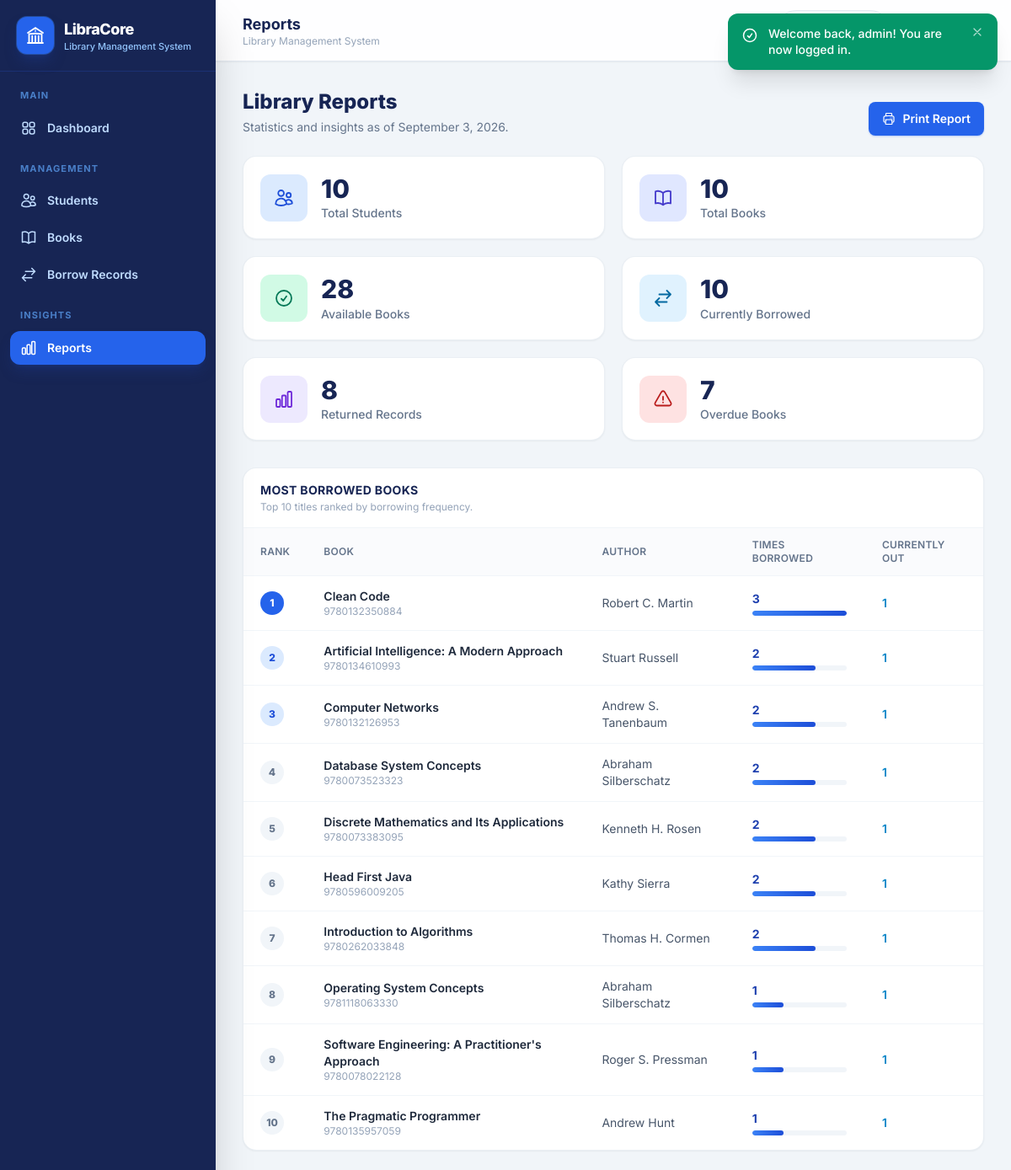
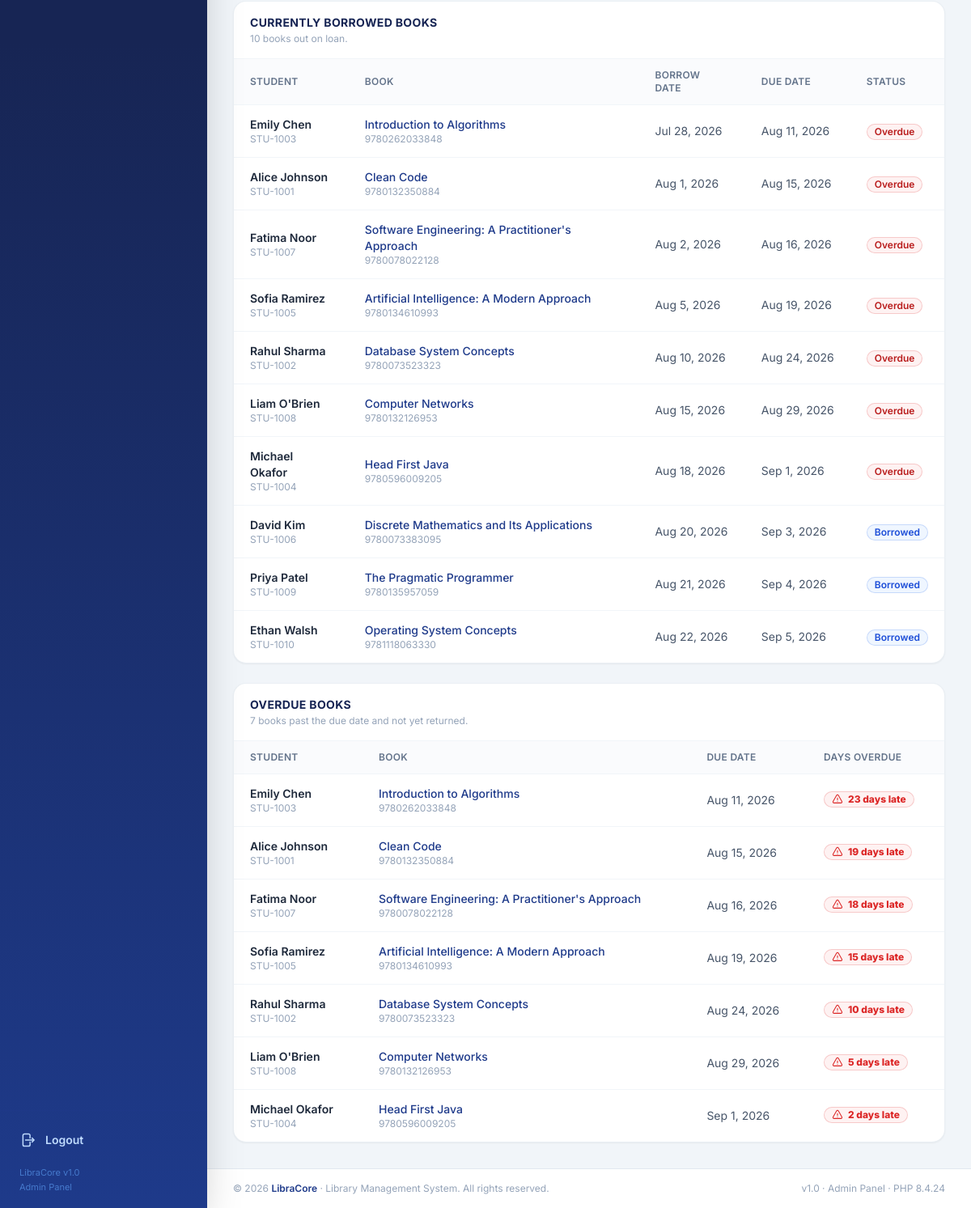
The page /reports/index.php (signed in) on the database its author committed (2 pictures, top to bottom).
### tables this page shows
CREATE TABLE `books` (
  `id`                 INT UNSIGNED     NOT NULL AUTO_INCREMENT,
  `isbn`               VARCHAR(20)      NOT NULL,
  `title`              VARCHAR(200)     NOT NULL,
  `author`             VARCHAR(150)     NOT NULL,
  `category`           VARCHAR(80)      NOT NULL,
  `publisher`          VARCHAR(120)              DEFAULT NULL,
  `publication_year`   SMALLINT UNSIGNED         DEFAULT NULL,
  `quantity`           INT UNSIGNED     NOT NULL DEFAULT 1,
  `available_quantity` INT UNSIGNED     NOT NULL DEFAULT 1,
  `shelf_location`     VARCHAR(30)      NOT NULL,
  `created_at`         TIMESTAMP        NOT NULL DEFAULT CURRENT_TIMESTAMP,
  `updated_at`         TIMESTAMP        NOT NULL DEFAULT CURRENT_TIMESTAMP ON UPDATE CURRENT_TIMESTAMP,
  PRIMARY KEY (`id`),
  UNIQUE KEY `uq_books_isbn` (`isbn`),
  KEY `idx_books_title` (`title`),
  KEY `idx_books_category` (`category`),
  CONSTRAINT `chk_books_available_range` CHECK (`available_quantity` <= `quantity`)
);

CREATE TABLE `borrow_records` (
  `id`          INT UNSIGNED                    NOT NULL AUTO_INCREMENT,
  `student_id`  INT UNSIGNED                    NOT NULL,
  `book_id`     INT UNSIGNED                    NOT NULL,
  `borrow_date` DATE                            NOT NULL,
  `due_date`    DATE                            NOT NULL,
  `return_date` DATE                                     DEFAULT NULL,
  `status`      ENUM('Borrowed','Returned')     NOT NULL DEFAULT 'Borrowed',
  `remarks`     VARCHAR(255)                             DEFAULT NULL,
  `created_at`  TIMESTAMP                       NOT NULL DEFAULT CURRENT_TIMESTAMP,
  PRIMARY KEY (`id`),
  KEY `idx_br_student` (`student_id`),
  KEY `idx_br_book` (`book_id`),
  KEY `idx_br_status` (`status`),
  KEY `idx_br_due_date` (`due_date`),
  KEY `idx_br_return_date` (`return_date`),
  CONSTRAINT `fk_br_student` FOREIGN KEY (`student_id`) REFERENCES `students` (`id`)
      ON DELETE CASCADE ON UPDATE CASCADE,
  CONSTRAINT `fk_br_book` FOREIGN KEY (`book_id`) REFERENCES `books` (`id`)
      ON DELETE CASCADE ON UPDATE CASCADE
);

CREATE TABLE `students` (
  `id`         INT UNSIGNED     NOT NULL AUTO_INCREMENT,
  `student_id` VARCHAR(30)      NOT NULL,
  `name`       VARCHAR(100)     NOT NULL,
  `email`      VARCHAR(120)     NOT NULL,
  `phone`      VARCHAR(25)      NOT NULL,
  `address`    VARCHAR(255)     NOT NULL,
  `department` VARCHAR(100)     NOT NULL,
  `year`       TINYINT UNSIGNED NOT NULL DEFAULT 1,
  `created_at` TIMESTAMP        NOT NULL DEFAULT CURRENT_TIMESTAMP,
  `updated_at` TIMESTAMP        NOT NULL DEFAULT CURRENT_TIMESTAMP ON UPDATE CURRENT_TIMESTAMP,
  PRIMARY KEY (`id`),
  UNIQUE KEY `uq_students_student_id` (`student_id`),
  KEY `idx_students_name` (`name`),
  KEY `idx_students_department` (`department`)
);

### reports/index.php (the view, shortened to what the rows shown need)
<?php
require_once __DIR__ . '/../includes/auth_check.php';
$mostBorrowed = $pdo->query("
    SELECT b.id, b.isbn, b.title, b.author, COUNT(br.id) AS times_borrowed,
           SUM(br.return_date IS NULL) AS currently_out
    FROM books b
    JOIN borrow_records br ON br.book_id = b.id
    GROUP BY b.id, b.isbn, b.title, b.author
    ORDER BY times_borrowed DESC, b.title ASC
    LIMIT 10
")->fetchAll();
$currentBorrows = $pdo->query("
    SELECT br.borrow_date, br.due_date,
           s.student_id, s.name AS student_name,
           b.title AS book_title, b.isbn,
           CASE WHEN br.due_date < CURDATE() THEN 'Overdue' ELSE 'Borrowed' END AS calc_status
    FROM borrow_records br
    JOIN students s ON s.id = br.student_id
    JOIN books b ON b.id = br.book_id
    WHERE br.return_date IS NULL
    ORDER BY br.due_date ASC
")->fetchAll();
$overdueBooks = $pdo->query("
    SELECT br.due_date,
           s.student_id, s.name AS student_name,
           b.title AS book_title, b.isbn,
           DATEDIFF(CURDATE(), br.due_date) AS days_overdue
    FROM borrow_records br
    JOIN students s ON s.id = br.student_id
    JOIN books b ON b.id = br.book_id
    WHERE br.return_date IS NULL AND br.due_date < CURDATE()
    ORDER BY days_overdue DESC
")->fetchAll();
$maxBorrowedCount = 0;
foreach ($mostBorrowed as $row) {
    $maxBorrowedCount = max($maxBorrowedCount, (int)$row['times_borrowed']);
}
include __DIR__ . '/../includes/header.php';
?>
<div class="mb-6 flex flex-col gap-4 sm:flex-row sm:items-end sm:justify-between">
    <div>
        <h2 class="text-xl font-extrabold text-blue-950 sm:text-2xl">Library Reports</h2>
    </div>
</div>
<div class="mt-8 space-y-6">
    <section class="overflow-hidden rounded-2xl border border-slate-200/70 bg-white shadow-sm">
        <div class="overflow-x-auto">
            <table class="w-full min-w-[760px] text-left text-sm">
                <thead>
                    <tr class="border-b border-slate-100 bg-slate-50/70 text-xs uppercase tracking-wide text-slate-500">
                        <th class="px-5 py-3 font-semibold">Rank</th>
                        <th class="px-5 py-3 font-semibold">Book</th>
                        <th class="px-5 py-3 font-semibold">Author</th>
                        <th class="px-5 py-3 font-semibold">Times Borrowed</th>
                        <th class="px-5 py-3 font-semibold">Currently Out</th>
                    </tr>
                </thead>
                <tbody class="divide-y divide-slate-100">
                    <?php if (!$mostBorrowed): ?>
                        <tr><td colspan="5" class="px-5 py-12 text-center text-sm text-slate-400">No borrow data available yet.</td></tr>
                    <?php else: ?>
                        <?php foreach ($mostBorrowed as $i => $b): ?>
                            <tr class="transition hover:bg-blue-50/40">
                                <td class="px-5 py-3.5">
                                    <span class="inline-flex h-7 w-7 items-center justify-center rounded-full text-xs font-extrabold <?= $i === 0 ? 'bg-blue-600 text-white' : ($i < 3 ? 'bg-blue-100 text-blue-700' : 'bg-slate-100 text-slate-500') ?>">
                                        <?= $i + 1 ?>
                                    </span>
                                </td>
                                <td class="px-5 py-3.5">
                                    <p class="font-semibold text-slate-800"><?= e($b['title']) ?></p>
                                    <p class="text-xs text-slate-400"><?= e($b['isbn']) ?></p>
                                </td>
                                <td class="px-5 py-3.5 text-slate-600"><?= e($b['author']) ?></td>
                                <td class="px-5 py-3.5">
                                    <p class="font-bold text-blue-800"><?= (int)$b['times_borrowed'] ?></p>
                                    <div class="mt-1 h-1.5 w-28 overflow-hidden rounded-full bg-slate-100">
                                        <div class="h-full rounded-full bg-gradient-to-r from-blue-500 to-blue-700"
                                             style="width: <?= $maxBorrowedCount > 0 ? round(((int)$b['times_borrowed'] / $maxBorrowedCount) * 100) : 0 ?>%"></div>
                                    </div>
                                </td>
                                <td class="px-5 py-3.5">
                                    <?= (int)$b['currently_out'] > 0
                                        ? '<span class="font-semibold text-sky-600">' . (int)$b['currently_out'] . '</span>'
                                        : '<span class="text-slate-400">0</span>' ?>
                                </td>
                            </tr>
                        <?php endforeach; ?>
                    <?php endif; ?>
                </tbody>
            </table>
        </div>
    </section>
    <section class="overflow-hidden rounded-2xl border border-slate-200/70 bg-white shadow-sm">
        <div class="overflow-x-auto">
            <table class="w-full min-w-[760px] text-left text-sm">
                <thead>
                    <tr class="border-b border-slate-100 bg-slate-50/70 text-xs uppercase tracking-wide text-slate-500">
                        <th class="px-5 py-3 font-semibold">Student</th>
                        <th class="px-5 py-3 font-semibold">Book</th>
                        <th class="px-5 py-3 font-semibold">Borrow Date</th>
                        <th class="px-5 py-3 font-semibold">Due Date</th>
                        <th class="px-5 py-3 font-semibold">Status</th>
                    </tr>
                </thead>
                <tbody class="divide-y divide-slate-100">
                    <?php if (!$currentBorrows): ?>
                        <tr><td colspan="5" class="px-5 py-12 text-center text-sm text-slate-400">No books are currently borrowed.</td></tr>
                    <?php else: ?>
                        <?php foreach ($currentBorrows as $r): ?>
                            <tr class="transition hover:bg-blue-50/40">
                                <td class="px-5 py-3.5">
                                    <p class="font-semibold text-slate-800"><?= e($r['student_name']) ?></p>
                                    <p class="text-xs text-slate-400"><?= e($r['student_id']) ?></p>
                                </td>
                                <td class="px-5 py-3.5">
                                    <p class="font-medium text-blue-900"><?= e($r['book_title']) ?></p>
                                    <p class="text-xs text-slate-400"><?= e($r['isbn']) ?></p>
                                </td>
                                <td class="whitespace-nowrap px-5 py-3.5 text-slate-600"><?= e(date('M j, Y', strtotime($r['borrow_date']))) ?></td>
                                <td class="whitespace-nowrap px-5 py-3.5 text-slate-600"><?= e(date('M j, Y', strtotime($r['due_date']))) ?></td>
                                <td class="px-5 py-3.5"><?= status_badge_html($r['calc_status']) ?></td>
                            </tr>
                        <?php endforeach; ?>
                    <?php endif; ?>
                </tbody>
            </table>
        </div>
    </section>
    <section class="overflow-hidden rounded-2xl border border-slate-200/70 bg-white shadow-sm">
        <div class="overflow-x-auto">
            <table class="w-full min-w-[720px] text-left text-sm">
                <thead>
                    <tr class="border-b border-slate-100 bg-slate-50/70 text-xs uppercase tracking-wide text-slate-500">
                        <th class="px-5 py-3 font-semibold">Student</th>
                        <th class="px-5 py-3 font-semibold">Book</th>
                        <th class="px-5 py-3 font-semibold">Due Date</th>
                        <th class="px-5 py-3 font-semibold">Days Overdue</th>
                    </tr>
                </thead>
                <tbody class="divide-y divide-slate-100">
                    <?php if (!$overdueBooks): ?>
                        <tr><td colspan="4" class="px-5 py-12 text-center text-sm text-slate-400">Great news - there are no overdue books right now!</td></tr>
                    <?php else: ?>
                        <?php foreach ($overdueBooks as $o): ?>
                            <tr class="transition hover:bg-red-50/40">
                                <td class="px-5 py-3.5">
                                    <p class="font-semibold text-slate-800"><?= e($o['student_name']) ?></p>
                                    <p class="text-xs text-slate-400"><?= e($o['student_id']) ?></p>
                                </td>
                                <td class="px-5 py-3.5">
                                    <p class="font-medium text-blue-900"><?= e($o['book_title']) ?></p>
                                    <p class="text-xs text-slate-400"><?= e($o['isbn']) ?></p>
                                </td>
                                <td class="whitespace-nowrap px-5 py-3.5 text-slate-600"><?= e(date('M j, Y', strtotime($o['due_date']))) ?></td>
                                <td class="px-5 py-3.5">
                                    <span class="inline-flex items-center gap-1.5 rounded-full bg-red-50 px-2.5 py-0.5 text-xs font-extrabold text-red-600 ring-1 ring-inset ring-red-600/20">
                                        <?= icon('warn', 'h-3.5 w-3.5') ?> <?= (int)$o['days_overdue'] ?> day<?= (int)$o['days_overdue'] === 1 ? '' : 's' ?> late
                                    </span>
                                </td>
                            </tr>
                        <?php endforeach; ?>
                    <?php endif; ?>
                </tbody>
            </table>
        </div>
    </section>
</div>
<?php include __DIR__ . '/../includes/footer.php'; ?>

### includes/functions.php (shortened to what the rows shown need)
<?php
function e($value): string
{
    return htmlspecialchars((string)$value, ENT_QUOTES, 'UTF-8');
}
function icon(string $name, string $class = 'h-5 w-5'): string
{
    $d = $paths[$name] ?? $paths['info'];
    return '<svg xmlns="http://www.w3.org/2000/svg" fill="none" viewBox="0 0 24 24" stroke-width="1.8" stroke="currentColor" class="' . e($class) . '" aria-hidden="true"><path stroke-linecap="round" stroke-linejoin="round" d="' . $d . '"/></svg>';
}
function status_badge_html(string $status): string
{
    $styles = [
        'Borrowed' => 'bg-blue-50 text-blue-700 ring-blue-600/20',
        'Returned' => 'bg-emerald-50 text-emerald-700 ring-emerald-600/20',
        'Overdue'  => 'bg-red-50 text-red-700 ring-red-600/20',
    ];
    $style = $styles[$status] ?? 'bg-slate-100 text-slate-700 ring-slate-500/20';
    return '<span class="inline-flex items-center gap-1 rounded-full px-2.5 py-0.5 text-xs font-semibold ring-1 ring-inset ' . $style . '">' . e($status) . '</span>';
}

### rows shown on the page
books: title "Clean Code", isbn "9780132350884", author "Robert C. Martin", times_borrowed "3", currently_out "1"
books: title "Artificial Intelligence: A Modern Approach", isbn "9780134610993", author "Stuart Russell", times_borrowed "2", currently_out "1"
books: title "Computer Networks", isbn "9780132126953", author "Andrew S. Tanenbaum", times_borrowed "2", currently_out "1"
books: title "Database System Concepts", isbn "9780073523323", author "Abraham Silberschatz", times_borrowed "2", currently_out "1"
books: title "Discrete Mathematics and Its Applications", isbn "9780073383095", author "Kenneth H. Rosen", times_borrowed "2", currently_out "1"
books: title "Head First Java", isbn "9780596009205", author "Kathy Sierra", times_borrowed "2", currently_out "1"
books: title "Introduction to Algorithms", isbn "9780262033848", author "Thomas H. Cormen", times_borrowed "2", currently_out "1"
books: title "Operating System Concepts", isbn "9781118063330", author "Abraham Silberschatz", times_borrowed "1", currently_out "1"
books: title "Software Engineering: A Practitioner's Approach", isbn "9780078022128", author "Roger S. Pressman", times_borrowed "1", currently_out "1"
books: title "The Pragmatic Programmer", isbn "9780135957059", author "Andrew Hunt", times_borrowed "1", currently_out "1"
borrow_records: student.name "Emily Chen", student.student_id "STU-1003", book.title "Introduction to Algorithms", book.isbn "9780262033848", borrow_date "Jul 28, 2026", due_date "Aug 11, 2026", status "Overdue", days_overdue "23"
borrow_records: student.name "Alice Johnson", student.student_id "STU-1001", book.title "Clean Code", book.isbn "9780132350884", borrow_date "Aug 1, 2026", due_date "Aug 15, 2026", status "Overdue", days_overdue "19"
borrow_records: student.name "Fatima Noor", student.student_id "STU-1007", book.title "Software Engineering: A Practitioner's Approach", book.isbn "9780078022128", borrow_date "Aug 2, 2026", due_date "Aug 16, 2026", status "Overdue", days_overdue "18"
borrow_records: student.name "Sofia Ramirez", student.student_id "STU-1005", book.title "Artificial Intelligence: A Modern Approach", book.isbn "9780134610993", borrow_date "Aug 5, 2026", due_date "Aug 19, 2026", status "Overdue", days_overdue "15"
borrow_records: student.name "Rahul Sharma", student.student_id "STU-1002", book.title "Database System Concepts", book.isbn "9780073523323", borrow_date "Aug 10, 2026", due_date "Aug 24, 2026", status "Overdue", days_overdue "10"
borrow_records: student.name "Liam O'Brien", student.student_id "STU-1008", book.title "Computer Networks", book.isbn "9780132126953", borrow_date "Aug 15, 2026", due_date "Aug 29, 2026", status "Overdue", days_overdue "5"
borrow_records: student.name "Michael Okafor", student.student_id "STU-1004", book.title "Head First Java", book.isbn "9780596009205", borrow_date "Aug 18, 2026", due_date "Sep 1, 2026", status "Overdue", days_overdue "2"
borrow_records: student.name "David Kim", student.student_id "STU-1006", book.title "Discrete Mathematics and Its Applications", book.isbn "9780073383095", borrow_date "Aug 20, 2026", due_date "Sep 3, 2026", status "Borrowed"
borrow_records: student.name "Priya Patel", student.student_id "STU-1009", book.title "The Pragmatic Programmer", book.isbn "9780135957059", borrow_date "Aug 21, 2026", due_date "Sep 4, 2026", status "Borrowed"
borrow_records: student.name "Ethan Walsh", student.student_id "STU-1010", book.title "Operating System Concepts", book.isbn "9781118063330", borrow_date "Aug 22, 2026", due_date "Sep 5, 2026", status "Borrowed"

### other values the page prints
$label "Dashboard Students Books Borrow Records Reports"
$page_title "Reports"
$fl['message'] "Welcome back, admin! You are now logged in."
$card['value'] "10"
$card['label'] "Total Students"
$card['label'] "Total Books"
$card['value'] "28"
$card['label'] "Available Books"
$card['label'] "Currently Borrowed"
$card['value'] "8"
$card['label'] "Returned Records"
$card['value'] "7"
$card['label'] "Overdue Books"
count($mostBorrowed) ?: '' "10"
count($currentBorrows) "10"
